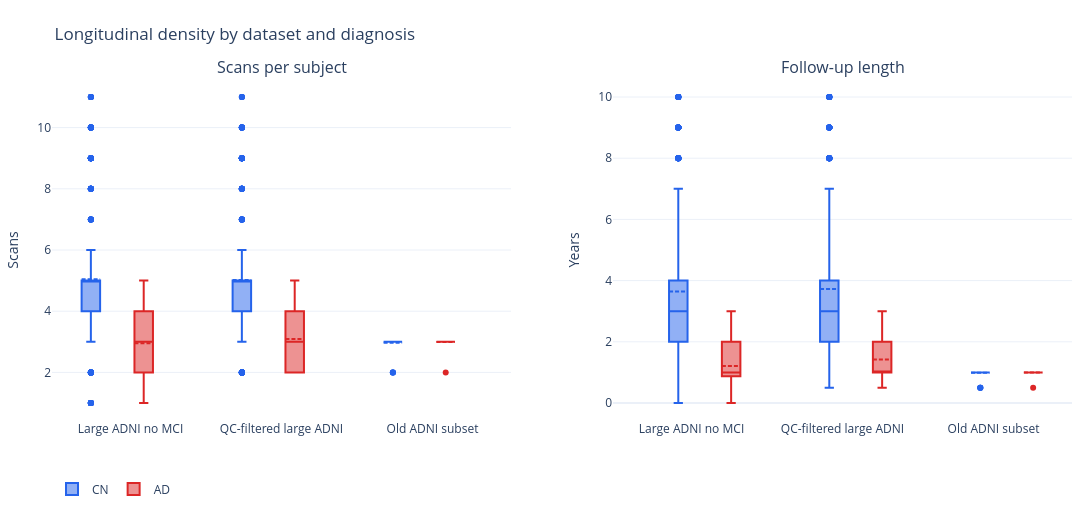

The notebook cell this image was saved under:
### Markdown cell above
## Longitudinal Density

These plots show how many scans each subject contributes and how long the subject is followed. Better
longitudinal modeling needs both repeated visits and enough follow-up time.

### Code cell
fig = dcv.plot_scan_count_and_followup(frame)
fig.show()

scan_followup = dcv.subject_summary(frame).groupby(
    ["dataset_label", "diagnosis"],
    sort=False,
).agg(
    subjects=("subject_id", "nunique"),
    mean_scans=("scan_count", "mean"),
    median_scans=("scan_count", "median"),
    mean_followup_years=("followup_years", "mean"),
    median_followup_years=("followup_years", "median"),
).reset_index()
display(scan_followup)

display(Markdown(
    "The box centers and spread show whether the cohort is truly longitudinal. "
    "Subjects with one scan contribute to baseline distributions but not to start-to-end atrophy rates."
))

### Figure 1 — Plotly figure (JSON) as saved in the notebook; plotly's stock layout.template omitted (floating-point values rounded to 4 significant figures; data arrays with more than 128 entries replaced by an {"elided": "..."} marker saying what was removed)
{"data": [{"boxmean": true, "legendgroup": "CN", "marker": {"color": "#2563eb"}, "name": "CN", "showlegend": true, "type": "box", "x": {"elided": "804 str values"}, "xaxis": "x", "y": {"elided": "804 int values"}, "yaxis": "y"}, {"boxmean": true, "legendgroup": "CN", "marker": {"color": "#2563eb"}, "name": "CN", "showlegend": false, "type": "box", "x": {"elided": "804 str values"}, "xaxis": "x2", "y": {"elided": "804 float values"}, "yaxis": "y2"}, {"boxmean": true, "legendgroup": "AD", "marker": {"color": "#dc2626"}, "name": "AD", "showlegend": true, "type": "box", "x": {"elided": "639 str values"}, "xaxis": "x", "y": {"elided": "639 int values"}, "yaxis": "y"}, {"boxmean": true, "legendgroup": "AD", "marker": {"color": "#dc2626"}, "name": "AD", "showlegend": false, "type": "box", "x": {"elided": "639 str values"}, "xaxis": "x2", "y": {"elided": "639 float values"}, "yaxis": "y2"}], "layout": {"annotations": [{"font": {"size": 16}, "showarrow": false, "text": "Scans per subject", "x": 0.225, "xanchor": "center", "xref": "paper", "y": 1, "yanchor": "bottom", "yref": "paper"}, {"font": {"size": 16}, "showarrow": false, "text": "Follow-up length", "x": 0.775, "xanchor": "center", "xref": "paper", "y": 1, "yanchor": "bottom", "yref": "paper"}], "boxmode": "group", "height": 520, "legend": {"orientation": "h", "y": -0.16}, "margin": {"b": 100, "l": 50, "r": 20, "t": 80}, "title": {"text": "Longitudinal density by dataset and diagnosis"}, "width": 1250, "xaxis": {"anchor": "y", "domain": [0, 0.45]}, "xaxis2": {"anchor": "y2", "domain": [0.55, 1]}, "yaxis": {"anchor": "x", "domain": [0, 1], "title": {"text": "Scans"}}, "yaxis2": {"anchor": "x2", "domain": [0, 1], "title": {"text": "Years"}}}}
